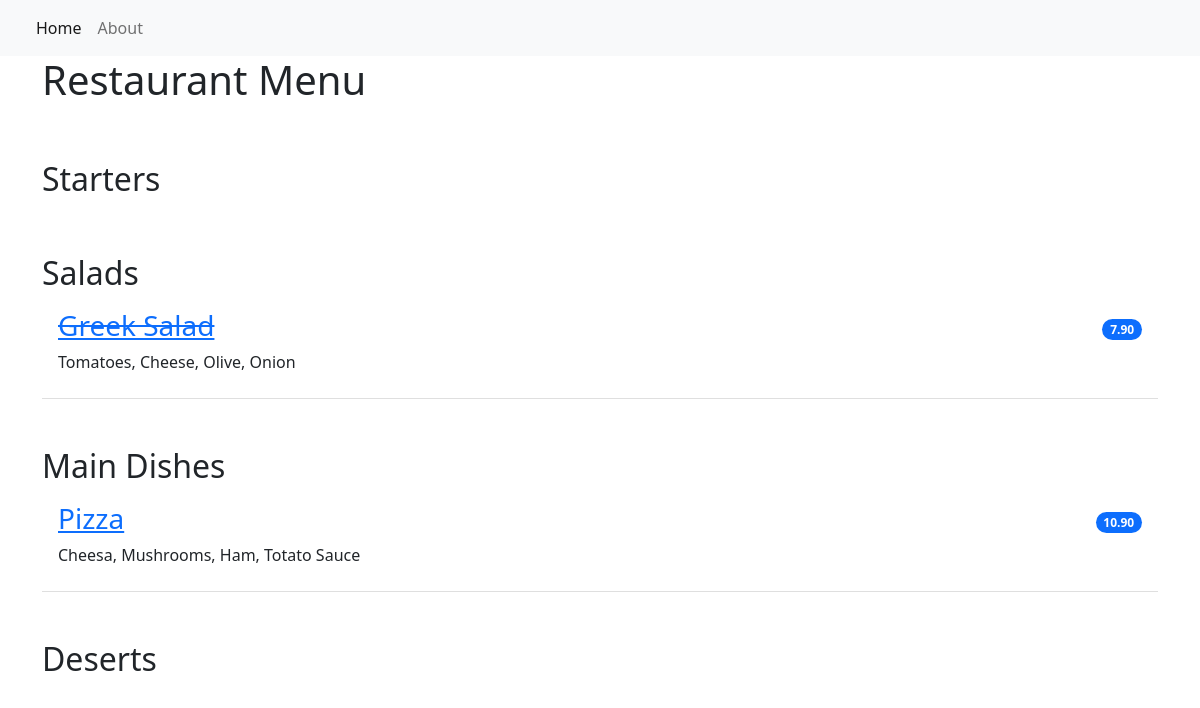
The app's page /, older data.
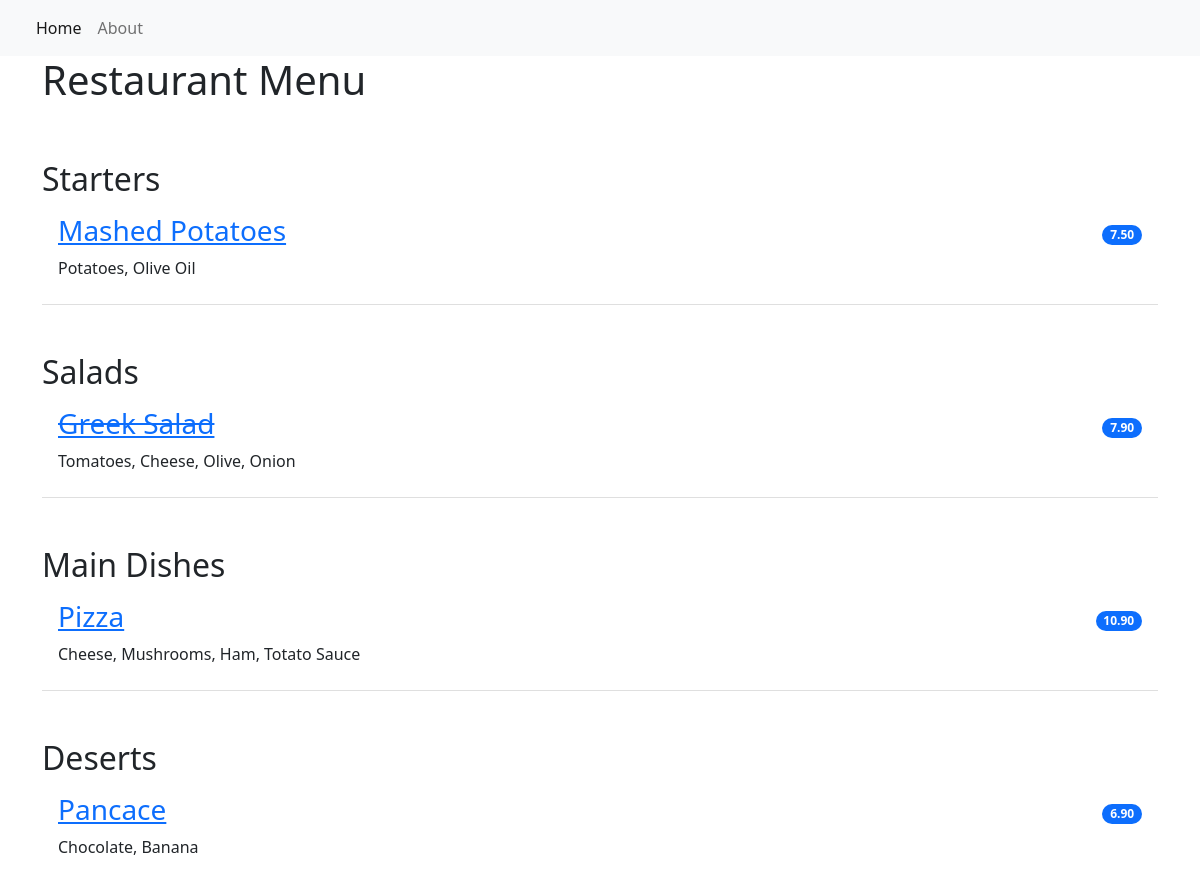
The same page, newer data.
### restaurant_menu/models.py (models this page shows, shortened)
class Item(models.Model):
    meal = models.CharField(max_length=1000, unique=True)
    description = models.CharField(max_length=2000)
    price = models.DecimalField(max_digits=10, decimal_places=2)
    meal_type = models.CharField(max_length=200, choices=MEAL_TYPE)
    author = models.ForeignKey(User, on_delete=models.PROTECT)
    status = models.IntegerField(choices=STATUS, default=0)
    date_created = models.DateTimeField(auto_now_add=True)
    date_updated = models.DateTimeField(auto_now=True)

### restaurant_menu/views.py (the view)
# urls.py: path('', views.MenuList.as_view(), name='home'),
class MenuList(generic.ListView):
    queryset = Item.objects.order_by("date_created")
    template_name = "index.html"
    def get_context_data(self, **kwargs):
        context = super().get_context_data(**kwargs)
        context["meals"] = MEAL_TYPE
        return context

### restaurant_menu/templates/index.html
{% extends 'base.html' %}
{% block content %}
<div class="container">
    <h1>Restaurant Menu</h1>
        <ul class="list-group list-group-flush">
            {% for meal in meals %}
                <h2 class="pt-5">{{ meal.1 }}</h2>
                    {% for row in item_list %}
                        {% if row.meal_type == meal.0 %}
                            {% if row.status == 0 %}
                            <li class="list-group-item d-flex justify-content-between align-items-center border-0 pb-0">
                                <a href="{% url 'menu_item' row.pk %}"><h3><del>{{ row.meal }}</del></h3></a>
                                <span class="badge bg-primary rounded-pill">{{ row.price }}</span>
                            </li>
                            <li class="list-group-item pt-0">
                                <p>{{ row.description }}</p>
                            </li>
                            {% else %}
                            <li class="list-group-item d-flex justify-content-between align-items-center border-0 pb-0">
                                <a href="{% url 'menu_item' row.pk %}"><h3>{{ row.meal }}</h3></a>
                                <span class="badge bg-primary rounded-pill">{{ row.price }}</span>
                            </li>
                            <li class="list-group-item pt-0">
                                <p>{{ row.description }}</p>
                            </li>
                            {% endif %}
                        {% endif %}
                    {% endfor %}
            {% endfor %}
        </ul>
</div>
{% endblock content %}

### restaurant_menu/templates/base.html (shortened to what this page needs)
<!DOCTYPE html>
<html lang="en">
    <head>
        <link href="https://cdn.jsdelivr.net/npm/bootstrap@5.2.0-beta1/dist/css/bootstrap.min.css" rel="stylesheet">
    </head>
    <body>
        <nav class="navbar navbar-expand-lg bg-light">
            <div class="container-fluid">
                <div class="collapse navbar-collapse" id="navbarNav">
                    <ul class="navbar-nav">
                         <li class="nav-item">
                            <a class="nav-link active" aria-current="page" href="{% url 'home' %}">Home</a>
                        </li>
                        <li class="nav-item">
                            <a class="nav-link" aria-current="page" href="{% url 'home' %}">About</a>
                        </li>
                    </ul>
                </div>
            </div>
        </nav>
        {% block content %}
        {% endblock content %}
    </body>
</html>

Row changes from the older to the newer data that the page shows:
added Item: meal "Mashed Potatoes", price "7.50", description "Potatoes, Olive Oil", shown under "Starters"
changed Item "Pizza": description "Cheesa, Mushrooms, Ham, Totato Sauce" → "Cheese, Mushrooms, Ham, Totato Sauce"
added Item: meal "Pancace", price "6.90", description "Chocolate, Banana", shown under "Deserts"
